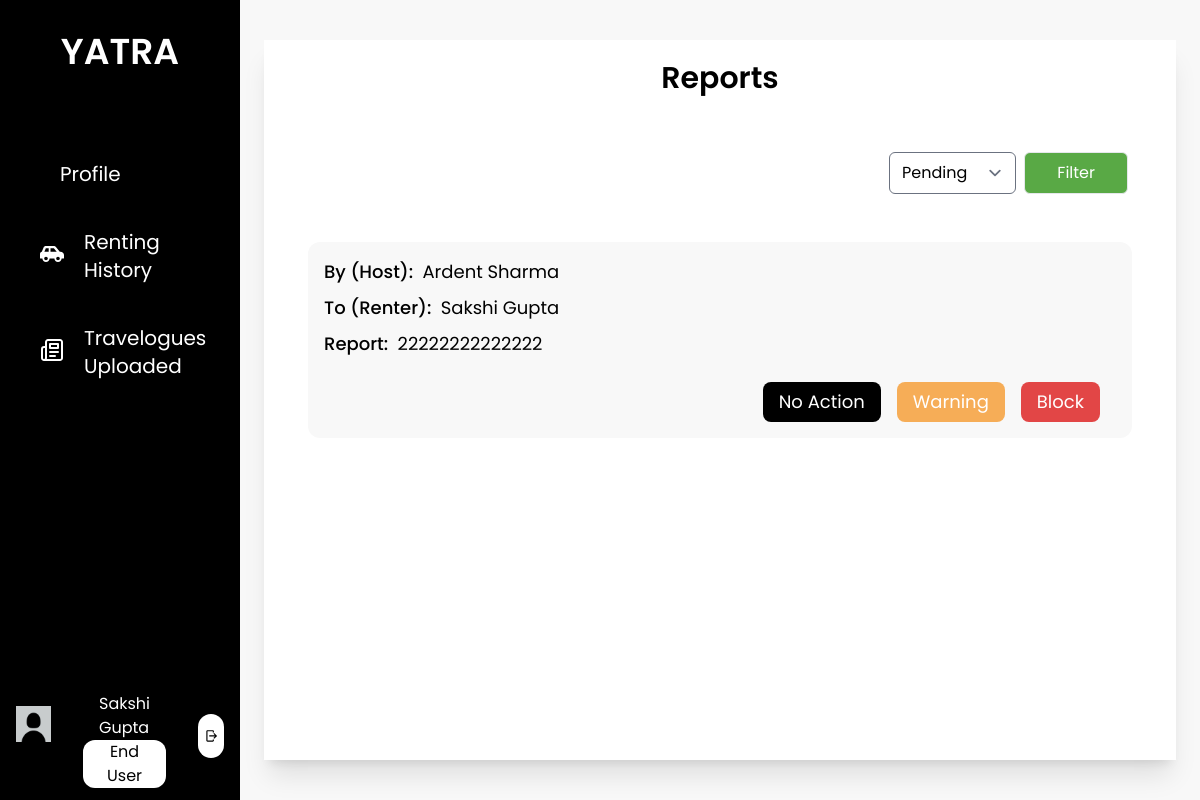
/view_reports (signed in), run on the app's committed database.
### base/models.py (models this page shows)
class EndUser(models.Model):
    user = models.OneToOneField(User, on_delete=models.CASCADE, related_name="enduser")
    first_name = models.CharField(max_length=25)
    last_name = models.CharField(max_length=25)
    email = models.EmailField()
    phone_number = models.CharField(max_length=10, null= True, blank=True)
    citizenship_id = models.CharField(max_length=20, null= True, blank=True)
    citizenship = models.ImageField(upload_to='enduser/profile',  default='default_photo.jpg')
    license_no = models.CharField(max_length=20, null= True, blank=True)
    license = models.ImageField(upload_to='enduser/profile',  default='default_photo.jpg')
    pic = models.ImageField(upload_to='enduser/profile', default='default_profile.jpg')
    is_approved = models.CharField(max_length=10, choices=status, default="Pending")
    is_blocked = models.BooleanField(default=False)
    def __str__(self):
        return self.first_name + " " + self.last_name

class ReportUser(models.Model):
    by = models.ForeignKey(User, on_delete=models.CASCADE, related_name='reported_by')
    to = models.ForeignKey(User, on_delete=models.CASCADE, related_name='reported_to')
    reason = models.TextField(max_length=500)
    image1 = models.ImageField(upload_to="report", blank=True, null=True)
    status = models.CharField(max_length=10, choices=report_status, default="Pending")

class Host(models.Model):
    user = models.OneToOneField(User, on_delete=models.CASCADE, related_name="host")
    first_name = models.CharField(max_length=25)
    last_name = models.CharField(max_length=25)
    email = models.EmailField()
    phone_number = models.CharField(max_length=10, null= True, blank=True)
    address = models.CharField(max_length=100, null= True, blank=True)
    citizenship_id = models.CharField(max_length=20, null= True, blank=True)
    citizenship = models.ImageField(upload_to='host/profile', default='default_photo.jpg')
    pic = models.ImageField(upload_to='host/profile', default='default_profile.jpg')
    is_approved = models.CharField(max_length=10, choices=status, default="Pending")
    is_blocked = models.BooleanField(default=False)
    def __str__(self):
        return self.first_name + " " + self.last_name

### base/views.py (the view)
# urls.py: path('view_reports', views.view_reports, name='view_reports'),
def view_reports(request):
    form = ReportFilterForm(request.GET or None)
    if form.is_valid():
        filter=request.GET.get('status')
        reports = form.filter_report(ReportUser.objects.all())
    else:
        filter='Pending'
        reports = ReportUser.objects.filter(status='Pending')
    context = {
        'reports':reports,
        'filter': filter,
        'form':form
    }
    return render(request, 'admin/view_reports.html', context)

### base/forms.py (shortened to what this page needs)
class ReportFilterForm(forms.Form):
    status = forms.ChoiceField(choices=report_status)

### base/templatetags/user_group.py (called while the page is built)
@register.filter(name='has_group')
def has_group(user, group_name):
    return user.groups.filter(name=group_name).exists()

### base/templates/admin/view_reports.html (shortened to what this page needs)
{% extends 'base/base.html' %}
{% load static %}
{% load user_group %}
{% load widget_tweaks %}
{% block content %}
<div class="h-screen w-full px-6 py-10 bg-theme">
    <div class="bg-white h-full flex flex-col justify-between shadow-xl">
        <div class="p-3 overflow-y-auto scrollbar-hide">
            <p class="text-center text-3xl font-semibold pt-2 pb-6">Reports</p>
            {% if reports is not None %}
                <div class="w-full flex justify-end p-8">
                    <form>
                        {% render_field form.status class="rounded-md" %}
                        <input type="submit" class="bg-custom-green px-8 py-2 text-white rounded-md mx-1 border" value="Filter"/>
                    </form>
                </div>
                {% for report in reports %}
                    <div class="flex flex-col bg-theme mx-8 mb-8 p-4 text-lg rounded-xl ">
                        <div class="flex flex-row mb-2">
                            {% if report.by|has_group:'host' %}
                            <p class="font-medium">By (Host): &nbsp;</p>
                                {{ report.by.host }}
                            {% else %}
                            <p class="font-medium">By (Renter): &nbsp;</p>
                                {{ report.by.enduser }}
                            {% endif %}
                        </div>
                        <div class="flex flex-row mb-2">
                            {% if report.to|has_group:'host' %}
                            <p class="font-medium">To (Host): &nbsp;</p>
                                {{ report.to.host }}
                            {% else %}
                            <p class="font-medium">To (Renter): &nbsp;</p>
                                {{ report.to.enduser }}
                            {% endif %}
                        </div>
                        <div class="flex flex-row  mb-2">
                            <p class="font-medium">Report: &nbsp; </p>
                            {{ report.reason }}
                        </div>
                        <div class="flex flex-row mt-4 w-full justify-end">
                            {% if report.status == "Pending" %}
                                <form action="{% url 'handle_report' pk=report.id fk=1 %}" method="post" style="margin-bottom: 0px;">
                                    <button type="submit" class="bg-black px-4 py-1.5 mr-4 mb-0 text-white rounded-lg">No Action</button>
                                </form>
                                <form action="{% url 'handle_report' pk=report.id fk=3 %}"  method="post" style="margin-bottom: 0px;">
                                    <button type="submit" class="bg-custom-orange px-4 py-1.5 mr-4 mb-0 text-white rounded-lg">Warning</button>
                                </form>
                                <form action="{% url 'handle_report' pk=report.id fk=2 %}"  method="post" style="margin-bottom: 0px;">
                                    <button type="submit" class="bg-danger px-4 py-1.5 mr-4 mb-0 text-white rounded-lg">Block</button>
                                </form>
                            {% elif report.status == 'Blocked' %}
                                <form action="{% url 'handle_report' pk=report.id fk=4 %}"  method="post" style="margin-bottom: 0px;">
                                    {% csrf_token %}
                                    <button type="submit" class="bg-custom-green px-4 py-1.5 mr-4 mb-0 text-white rounded-lg">Unblock</button>
                                </form>
                            {% endif %}
                        </div>
                    </div>
                {% endfor %}
            {% endif %}
        </div>
    </div>
</div>
{% endblock content%}

### base/templates/base/base.html (shortened to what this page needs)
{% load static tailwind_tags %}
{% load user_group %}
<html lang="en">
<head>
    {% tailwind_css %}
</head>
<body class="font-poppins min-h-screen">
    <div class="flex flex-row">
        <div class="flex w-1/5 bg-black h-screen text-white">
            <div class="w-full relative">
                <div class="flex justify-center pb-8">
                    <a href="{% url 'home' %}" class="py-8">
                        <span class="text-4xl text-center font-semibold">YATRA</span>
                    </a>
                </div>
                {% if user|has_group:'enduser' %}
                <div class="text-xl">
                    {% with request.resolver_match.url_name as url_name %}
                    <ul class="px-4">
                        <a href="{% url 'enduser_profile' %}" class="nav-bar-items {% if url_name == 'enduser_profile' or url_name == 'enduser_update_profile' or url_name == 'enduser_upload_documents' %}active{% endif %}">
                            <li class="nav-bar-li">
                                Profile
                            </li>
                        </a>
                        <a href="{% url 'renting_history' %}" class="nav-bar-items {% if url_name == 'renting_history' %}active{% endif %}">
                            <img src="{% static 'images/Vehicle.svg' %}" alt="">
                            <li class="nav-bar-li">
                               Renting History
                            </li>
                        </a>
                        <a href="{% url 'travelogues_uploaded' %}" class="nav-bar-items {% if url_name == 'travelogues_uploaded' %}active{% endif %}">
                            <img src="{% static 'images/blog.svg' %}" alt="">
                            <li class="nav-bar-li ">
                               Travelogues Uploaded
                            </li>
                        </a>
                    </ul>
                    {% endwith %}
                </div>
                <div class="flex flex-row absolute bottom-0 justify-evenly py-3 px-4 w-full">
                    <a href="{% url 'enduser_profile' %}" class=" ">
                        <img src="{% static 'images/default_profile.jpg' %}" style="object-fit: contain" alt="" class="w-20 h-20 object-cover rounded-full ">
                    </a>
                    <div class="flex flex-col px-8 justify-evenly">
                        <p class="text-generalBackground px-4 mt-2 ">{{ user.enduser.first_name }} {{ user.enduser.last_name }}</p>
                        <p class="text-gray px-4 text-center rounded-xl bg-white text-black py-0.75 ">End User</p>
                    </div>
                    <div class="ml-auto my-auto flex-end p-1.5 bg-white rounded-full">
                        <a href="{% url 'logout' %}">
                            <img src="{% static 'images/logout.svg' %}" alt="" class="h-8">
                        </a>
                    </div>
                </div>
                {% endif %}
            </div>
        </div>
        <div class="flex w-4/5 h-screen relative overflow-y-auto">
            {% block content %}
            {% endblock content%}
        </div>
    </div>
</body>
</html>

### data on the page
ReportUser: by.host "Ardent Sharma", to.enduser "Sakshi Gupta", reason "22222222222222", status "No Action"

### other printed values
{{ user.enduser.first_name }} "Sakshi"
{{ user.enduser.last_name }} "Gupta"
